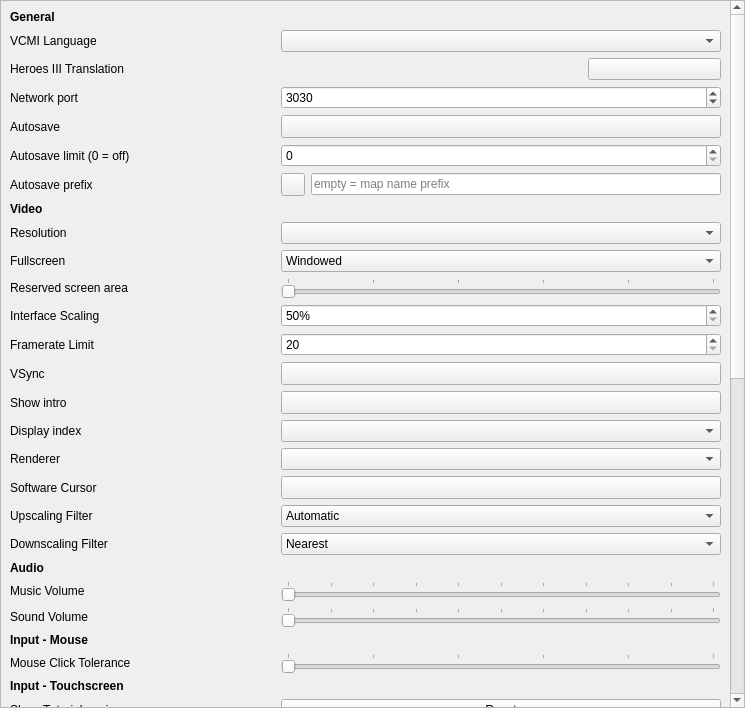
<?xml version="1.0" encoding="UTF-8"?>
<ui version="4.0">
 <class>CSettingsView</class>
 <widget class="QWidget" name="CSettingsView">
  <property name="geometry">
   <rect>
    <x>0</x>
    <y>0</y>
    <width>745</width>
    <height>708</height>
   </rect>
  </property>
  <property name="windowTitle">
   <string/>
  </property>
  <layout class="QHBoxLayout" name="horizontalLayout">
   <property name="leftMargin">
    <number>0</number>
   </property>
   <property name="topMargin">
    <number>0</number>
   </property>
   <property name="rightMargin">
    <number>0</number>
   </property>
   <property name="bottomMargin">
    <number>0</number>
   </property>
   <item>
    <widget class="QScrollArea" name="settingsScrollArea">
     <property name="sizePolicy">
      <sizepolicy hsizetype="Expanding" vsizetype="Expanding">
       <horstretch>100</horstretch>
       <verstretch>0</verstretch>
      </sizepolicy>
     </property>
     <property name="verticalScrollBarPolicy">
      <enum>Qt::ScrollBarAlwaysOn</enum>
     </property>
     <property name="horizontalScrollBarPolicy">
      <enum>Qt::ScrollBarAlwaysOff</enum>
     </property>
     <property name="widgetResizable">
      <bool>true</bool>
     </property>
     <widget class="QWidget" name="scrollAreaWidgetContents">
      <property name="geometry">
       <rect>
        <x>0</x>
        <y>0</y>
        <width>729</width>
        <height>1396</height>
       </rect>
      </property>
      <layout class="QGridLayout" name="gridLayout" columnstretch="2,0,1,1,1">
       <item row="0" column="0">
        <widget class="QLabel" name="labelGeneral">
         <property name="font">
          <font>
           <bold>true</bold>
          </font>
         </property>
         <property name="text">
          <string>General</string>
         </property>
         <property name="margin">
          <number>5</number>
         </property>
        </widget>
       </item>
       <item row="46" column="1" colspan="4">
        <widget class="QComboBox" name="comboBoxEnemyAI">
         <property name="editable">
          <bool>false</bool>
         </property>
         <property name="currentText">
          <string notr="true">BattleAI</string>
         </property>
         <item>
          <property name="text">
           <string notr="true">BattleAI</string>
          </property>
         </item>
         <item>
          <property name="text">
           <string notr="true">StupidAI</string>
          </property>
         </item>
        </widget>
       </item>
       <item row="39" column="0">
        <widget class="QLabel" name="labelControllerSticksAcceleration">
         <property name="text">
          <string>Sticks Acceleration</string>
         </property>
        </widget>
       </item>
       <item row="49" column="2" colspan="3">
        <widget class="QPushButton" name="refreshRepositoriesButton">
         <property name="text">
          <string>Refresh now</string>
         </property>
        </widget>
       </item>
       <item row="4" column="4">
        <widget class="QPushButton" name="pushButtonTranslation">
         <property name="text">
          <string/>
         </property>
        </widget>
       </item>
       <item row="13" column="1" colspan="4">
        <widget class="QSpinBox" name="spinBoxInterfaceScaling">
         <property name="suffix">
          <string>%</string>
         </property>
         <property name="minimum">
          <number>50</number>
         </property>
         <property name="maximum">
          <number>400</number>
         </property>
         <property name="singleStep">
          <number>10</number>
         </property>
        </widget>
       </item>
       <item row="12" column="0">
        <widget class="QLabel" name="labelReservedArea">
         <property name="text">
          <string>Reserved screen area</string>
         </property>
        </widget>
       </item>
       <item row="52" column="0">
        <widget class="QLabel" name="labelGameLobbyHost">
         <property name="text">
          <string>Online Lobby address</string>
         </property>
        </widget>
       </item>
       <item row="43" column="1" colspan="4">
        <widget class="QComboBox" name="comboBoxAlliedPlayerAI">
         <property name="currentText">
          <string notr="true">VCAI</string>
         </property>
         <item>
          <property name="text">
           <string notr="true">VCAI</string>
          </property>
         </item>
         <item>
          <property name="text">
           <string notr="true">Nullkiller</string>
          </property>
         </item>
        </widget>
       </item>
       <item row="16" column="1" colspan="4">
        <widget class="QToolButton" name="buttonVSync">
         <property name="sizePolicy">
          <sizepolicy hsizetype="Minimum" vsizetype="Fixed">
           <horstretch>0</horstretch>
           <verstretch>0</verstretch>
          </sizepolicy>
         </property>
         <property name="text">
          <string/>
         </property>
         <property name="checkable">
          <bool>true</bool>
         </property>
        </widget>
       </item>
       <item row="25" column="1" colspan="4">
        <widget class="QSlider" name="sliderMusicVolume">
         <property name="maximum">
          <number>100</number>
         </property>
         <property name="orientation">
          <enum>Qt::Horizontal</enum>
         </property>
         <property name="tickPosition">
          <enum>QSlider::TicksAbove</enum>
         </property>
         <property name="tickInterval">
          <number>10</number>
         </property>
        </widget>
       </item>
       <item row="6" column="1" colspan="4">
        <widget class="QToolButton" name="buttonAutoSave">
         <property name="sizePolicy">
          <sizepolicy hsizetype="Minimum" vsizetype="Fixed">
           <horstretch>0</horstretch>
           <verstretch>0</verstretch>
          </sizepolicy>
         </property>
         <property name="text">
          <string/>
         </property>
         <property name="checkable">
          <bool>true</bool>
         </property>
        </widget>
       </item>
       <item row="1" column="0">
        <widget class="QLabel" name="labelLanguage">
         <property name="text">
          <string>VCMI Language</string>
         </property>
        </widget>
       </item>
       <item row="12" column="1" colspan="4">
        <widget class="QSlider" name="sliderReservedArea">
         <property name="maximum">
          <number>25</number>
         </property>
         <property name="orientation">
          <enum>Qt::Horizontal</enum>
         </property>
         <property name="tickPosition">
          <enum>QSlider::TicksAbove</enum>
         </property>
         <property name="tickInterval">
          <number>5</number>
         </property>
        </widget>
       </item>
       <item row="8" column="1">
        <widget class="QToolButton" name="buttonAutoSavePrefix">
         <property name="sizePolicy">
          <sizepolicy hsizetype="Minimum" vsizetype="Fixed">
           <horstretch>0</horstretch>
           <verstretch>0</verstretch>
          </sizepolicy>
         </property>
         <property name="text">
          <string/>
         </property>
         <property name="checkable">
          <bool>true</bool>
         </property>
        </widget>
       </item>
       <item row="50" column="0">
        <widget class="QLabel" name="labelRepositoryDefault">
         <property name="text">
          <string>Default repository</string>
         </property>
        </widget>
       </item>
       <item row="5" column="1" colspan="4">
        <widget class="QSpinBox" name="spinBoxNetworkPort">
         <property name="minimum">
          <number>1024</number>
         </property>
         <property name="maximum">
          <number>65535</number>
         </property>
         <property name="value">
          <number>3030</number>
         </property>
        </widget>
       </item>
       <item row="4" column="0">
        <widget class="QLabel" name="labelTranslation">
         <property name="text">
          <string>Heroes III Translation</string>
         </property>
        </widget>
       </item>
       <item row="32" column="1" colspan="4">
        <widget class="QSlider" name="sliderRelativeCursorSpeed">
         <property name="minimum">
          <number>100</number>
         </property>
         <property name="maximum">
          <number>300</number>
         </property>
         <property name="orientation">
          <enum>Qt::Horizontal</enum>
         </property>
         <property name="tickPosition">
          <enum>QSlider::TicksAbove</enum>
         </property>
         <property name="tickInterval">
          <number>25</number>
         </property>
        </widget>
       </item>
       <item row="20" column="0">
        <widget class="QLabel" name="labelRendererType">
         <property name="text">
          <string>Renderer</string>
         </property>
        </widget>
       </item>
       <item row="41" column="0">
        <widget class="QLabel" name="labelArtificialIntelligence">
         <property name="font">
          <font>
           <bold>true</bold>
          </font>
         </property>
         <property name="text">
          <string>Artificial Intelligence</string>
         </property>
         <property name="margin">
          <number>5</number>
         </property>
        </widget>
       </item>
       <item row="31" column="0">
        <widget class="QLabel" name="labelRelativeCursorMode">
         <property name="text">
          <string>Use Relative Pointer Mode</string>
         </property>
        </widget>
       </item>
       <item row="11" column="0">
        <widget class="QLabel" name="labelFullScreen">
         <property name="text">
          <string>Fullscreen</string>
         </property>
        </widget>
       </item>
       <item row="45" column="0">
        <widget class="QLabel" name="labelFriendlyAI">
         <property name="text">
          <string>Autocombat AI in battles</string>
         </property>
        </widget>
       </item>
       <item row="19" column="0">
        <widget class="QLabel" name="labelDisplayIndex">
         <property name="text">
          <string>Display index</string>
         </property>
        </widget>
       </item>
       <item row="34" column="0">
        <widget class="QLabel" name="labelLongTouchDuration">
         <property name="text">
          <string>Long Touch Duration</string>
         </property>
        </widget>
       </item>
       <item row="38" column="0">
        <widget class="QLabel" name="labelControllerSticksSensitivity">
         <property name="text">
          <string>Sticks Sensitivity</string>
         </property>
        </widget>
       </item>
       <item row="36" column="0">
        <widget class="QLabel" name="labelToleranceDistanceTouch">
         <property name="text">
          <string>Touch Tap Tolerance</string>
         </property>
        </widget>
       </item>
       <item row="51" column="2" colspan="3">
        <widget class="QLineEdit" name="lineEditRepositoryExtra">
         <property name="text">
          <string notr="true"/>
         </property>
        </widget>
       </item>
       <item row="26" column="1" colspan="4">
        <widget class="QSlider" name="sliderSoundVolume">
         <property name="maximum">
          <number>100</number>
         </property>
         <property name="orientation">
          <enum>Qt::Horizontal</enum>
         </property>
         <property name="tickPosition">
          <enum>QSlider::TicksAbove</enum>
         </property>
         <property name="tickInterval">
          <number>10</number>
         </property>
        </widget>
       </item>
       <item row="11" column="1" colspan="4">
        <widget class="QComboBox" name="comboBoxFullScreen">
         <property name="toolTip">
          <string>Select display mode for game

Windowed - game will run inside a window that covers part of your screen

Borderless Windowed Mode - game will run in a window that covers entirely of your screen, using same resolution as your screen.

Fullscreen Exclusive Mode - game will cover entirety of your screen and will use selected resolution.</string>
         </property>
         <property name="currentIndex">
          <number>0</number>
         </property>
         <item>
          <property name="text">
           <string>Windowed</string>
          </property>
         </item>
         <item>
          <property name="text">
           <string>Borderless fullscreen</string>
          </property>
         </item>
         <item>
          <property name="text">
           <string>Exclusive fullscreen</string>
          </property>
         </item>
        </widget>
       </item>
       <item row="50" column="1">
        <widget class="QToolButton" name="buttonRepositoryDefault">
         <property name="enabled">
          <bool>true</bool>
         </property>
         <property name="sizePolicy">
          <sizepolicy hsizetype="Minimum" vsizetype="Fixed">
           <horstretch>0</horstretch>
           <verstretch>0</verstretch>
          </sizepolicy>
         </property>
         <property name="text">
          <string/>
         </property>
         <property name="checkable">
          <bool>true</bool>
         </property>
         <property name="checked">
          <bool>false</bool>
         </property>
        </widget>
       </item>
       <item row="50" column="2" colspan="3">
        <widget class="QLineEdit" name="lineEditRepositoryDefault">
         <property name="text">
          <string notr="true"/>
         </property>
         <property name="readOnly">
          <bool>true</bool>
         </property>
        </widget>
       </item>
       <item row="18" column="0">
        <widget class="QLabel" name="labelShowIntro">
         <property name="text">
          <string>Show intro</string>
         </property>
        </widget>
       </item>
       <item row="19" column="1" colspan="4">
        <widget class="QComboBox" name="comboBoxDisplayIndex"/>
       </item>
       <item row="36" column="1" colspan="4">
        <widget class="QSlider" name="sliderToleranceDistanceTouch">
         <property name="minimum">
          <number>0</number>
         </property>
         <property name="maximum">
          <number>50</number>
         </property>
         <property name="singleStep">
          <number>1</number>
         </property>
         <property name="pageStep">
          <number>10</number>
         </property>
         <property name="value">
          <number>0</number>
         </property>
         <property name="orientation">
          <enum>Qt::Horizontal</enum>
         </property>
         <property name="tickPosition">
          <enum>QSlider::TicksAbove</enum>
         </property>
         <property name="tickInterval">
          <number>10</number>
         </property>
        </widget>
       </item>
       <item row="53" column="0">
        <widget class="QLabel" name="labelNetworkPortLobby">
         <property name="text">
          <string>Online Lobby port</string>
         </property>
        </widget>
       </item>
       <item row="21" column="1" colspan="4">
        <widget class="QToolButton" name="buttonCursorType">
         <property name="sizePolicy">
          <sizepolicy hsizetype="Minimum" vsizetype="Fixed">
           <horstretch>0</horstretch>
           <verstretch>0</verstretch>
          </sizepolicy>
         </property>
         <property name="text">
          <string/>
         </property>
         <property name="checkable">
          <bool>true</bool>
         </property>
        </widget>
       </item>
       <item row="7" column="1" colspan="4">
        <widget class="QSpinBox" name="spinBoxAutoSaveLimit"/>
       </item>
       <item row="9" column="0">
        <widget class="QLabel" name="labelVideo">
         <property name="font">
          <font>
           <bold>true</bold>
          </font>
         </property>
         <property name="text">
          <string>Video</string>
         </property>
         <property name="margin">
          <number>5</number>
         </property>
        </widget>
       </item>
       <item row="24" column="0">
        <widget class="QLabel" name="labelAudio">
         <property name="font">
          <font>
           <bold>true</bold>
          </font>
         </property>
         <property name="text">
          <string>Audio</string>
         </property>
         <property name="margin">
          <number>5</number>
         </property>
        </widget>
       </item>
       <item row="51" column="1">
        <widget class="QToolButton" name="buttonRepositoryExtra">
         <property name="sizePolicy">
          <sizepolicy hsizetype="Minimum" vsizetype="Fixed">
           <horstretch>0</horstretch>
           <verstretch>0</verstretch>
          </sizepolicy>
         </property>
         <property name="text">
          <string/>
         </property>
         <property name="checkable">
          <bool>true</bool>
         </property>
         <property name="checked">
          <bool>false</bool>
         </property>
        </widget>
       </item>
       <item row="38" column="1" colspan="4">
        <widget class="QSlider" name="sliderControllerSticksSensitivity">
         <property name="minimum">
          <number>500</number>
         </property>
         <property name="maximum">
          <number>2500</number>
         </property>
         <property name="singleStep">
          <number>25</number>
         </property>
         <property name="pageStep">
          <number>250</number>
         </property>
         <property name="value">
          <number>500</number>
         </property>
         <property name="orientation">
          <enum>Qt::Horizontal</enum>
         </property>
         <property name="tickPosition">
          <enum>QSlider::TicksAbove</enum>
         </property>
         <property name="tickInterval">
          <number>250</number>
         </property>
        </widget>
       </item>
       <item row="16" column="0">
        <widget class="QLabel" name="labelVSync">
         <property name="text">
          <string>VSync</string>
         </property>
        </widget>
       </item>
       <item row="4" column="1" colspan="3">
        <widget class="QLabel" name="labelTranslationStatus">
         <property name="text">
          <string/>
         </property>
        </widget>
       </item>
       <item row="23" column="1" colspan="4">
        <widget class="QComboBox" name="comboBoxDownscalingFilter">
         <item>
          <property name="text">
           <string>Nearest</string>
          </property>
         </item>
         <item>
          <property name="text">
           <string>Linear</string>
          </property>
         </item>
         <item>
          <property name="text">
           <string>Automatic (Linear)</string>
          </property>
         </item>
        </widget>
       </item>
       <item row="45" column="1" colspan="4">
        <widget class="QComboBox" name="comboBoxFriendlyAI">
         <property name="editable">
          <bool>false</bool>
         </property>
         <property name="currentText">
          <string notr="true">BattleAI</string>
         </property>
         <item>
          <property name="text">
           <string notr="true">BattleAI</string>
          </property>
         </item>
         <item>
          <property name="text">
           <string notr="true">StupidAI</string>
          </property>
         </item>
        </widget>
       </item>
       <item row="49" column="0">
        <widget class="QLabel" name="labelAutoCheck">
         <property name="text">
          <string>Check on startup</string>
         </property>
        </widget>
       </item>
       <item row="28" column="1" colspan="4">
        <widget class="QSlider" name="slideToleranceDistanceMouse">
         <property name="minimum">
          <number>0</number>
         </property>
         <property name="maximum">
          <number>50</number>
         </property>
         <property name="singleStep">
          <number>1</number>
         </property>
         <property name="pageStep">
          <number>10</number>
         </property>
         <property name="value">
          <number>0</number>
         </property>
         <property name="orientation">
          <enum>Qt::Horizontal</enum>
         </property>
         <property name="tickPosition">
          <enum>QSlider::TicksAbove</enum>
         </property>
         <property name="tickInterval">
          <number>10</number>
         </property>
        </widget>
       </item>
       <item row="18" column="1" colspan="4">
        <widget class="QToolButton" name="buttonShowIntro">
         <property name="sizePolicy">
          <sizepolicy hsizetype="Minimum" vsizetype="Fixed">
           <horstretch>0</horstretch>
           <verstretch>0</verstretch>
          </sizepolicy>
         </property>
         <property name="text">
          <string/>
         </property>
         <property name="checkable">
          <bool>true</bool>
         </property>
        </widget>
       </item>
       <item row="34" column="1" colspan="4">
        <widget class="QSlider" name="sliderLongTouchDuration">
         <property name="minimum">
          <number>500</number>
         </property>
         <property name="maximum">
          <number>2000</number>
         </property>
         <property name="singleStep">
          <number>250</number>
         </property>
         <property name="pageStep">
          <number>250</number>
         </property>
         <property name="orientation">
          <enum>Qt::Horizontal</enum>
         </property>
         <property name="tickPosition">
          <enum>QSlider::TicksAbove</enum>
         </property>
         <property name="tickInterval">
          <number>250</number>
         </property>
        </widget>
       </item>
       <item row="1" column="1" colspan="4">
        <widget class="QComboBox" name="comboBoxLanguage"/>
       </item>
       <item row="53" column="1" colspan="4">
        <widget class="QSpinBox" name="spinBoxNetworkPortLobby">
         <property name="minimum">
          <number>1024</number>
         </property>
         <property name="maximum">
          <number>65535</number>
         </property>
         <property name="value">
          <number>3030</number>
         </property>
        </widget>
       </item>
       <item row="46" column="0">
        <widget class="QLabel" name="labelEnemyAI">
         <property name="text">
          <string>Enemy AI in battles</string>
         </property>
        </widget>
       </item>
       <item row="29" column="0">
        <widget class="QLabel" name="labelInputMouse_2">
         <property name="font">
          <font>
           <bold>true</bold>
          </font>
         </property>
         <property name="text">
          <string>Input - Touchscreen</string>
         </property>
         <property name="margin">
          <number>5</number>
         </property>
        </widget>
       </item>
       <item row="8" column="0">
        <widget class="QLabel" name="labelAutoSavePrefix">
         <property name="text">
          <string>Autosave prefix</string>
         </property>
        </widget>
       </item>
       <item row="48" column="0">
        <widget class="QLabel" name="labelIgnoreSslErrors">
         <property name="text">
          <string>Ignore SSL errors</string>
         </property>
        </widget>
       </item>
       <item row="10" column="1" colspan="4">
        <widget class="QComboBox" name="comboBoxResolution"/>
       </item>
       <item row="7" column="0">
        <widget class="QLabel" name="labelAutoSaveLimit">
         <property name="text">
          <string>Autosave limit (0 = off)</string>
         </property>
        </widget>
       </item>
       <item row="52" column="1" colspan="4">
        <widget class="QLineEdit" name="lineEditGameLobbyHost">
         <property name="text">
          <string notr="true"/>
         </property>
        </widget>
       </item>
       <item row="6" column="0">
        <widget class="QLabel" name="labelAutoSave">
         <property name="text">
          <string>Autosave</string>
         </property>
        </widget>
       </item>
       <item row="33" column="0">
        <widget class="QLabel" name="labelHapticFeedback">
         <property name="text">
          <string>Haptic Feedback</string>
         </property>
        </widget>
       </item>
       <item row="33" column="1" colspan="4">
        <widget class="QToolButton" name="buttonHapticFeedback">
         <property name="sizePolicy">
          <sizepolicy hsizetype="Minimum" vsizetype="Fixed">
           <horstretch>0</horstretch>
           <verstretch>0</verstretch>
          </sizepolicy>
         </property>
         <property name="text">
          <string/>
         </property>
         <property name="checkable">
          <bool>true</bool>
         </property>
        </widget>
       </item>
       <item row="51" column="0">
        <widget class="QLabel" name="labelRepositoryExtra">
         <property name="text">
          <string>Additional repository</string>
         </property>
        </widget>
       </item>
       <item row="28" column="0">
        <widget class="QLabel" name="labelToleranceDistanceMouse">
         <property name="text">
          <string>Mouse Click Tolerance</string>
         </property>
        </widget>
       </item>
       <item row="21" column="0">
        <widget class="QLabel" name="labelCursorType">
         <property name="text">
          <string>Software Cursor</string>
         </property>
        </widget>
       </item>
       <item row="32" column="0">
        <widget class="QLabel" name="labelRelativeCursorSpeed">
         <property name="text">
          <string>Relative Pointer Speed</string>
         </property>
        </widget>
       </item>
       <item row="47" column="0">
        <widget class="QLabel" name="labelNetwork">
         <property name="font">
          <font>
           <bold>true</bold>
          </font>
         </property>
         <property name="text">
          <string>Network</string>
         </property>
         <property name="margin">
          <number>5</number>
         </property>
        </widget>
       </item>
       <item row="5" column="0">
        <widget class="QLabel" name="labelNetworkPort">
         <property name="text">
          <string>Network port</string>
         </property>
        </widget>
       </item>
       <item row="48" column="1" colspan="4">
        <widget class="QToolButton" name="buttonIgnoreSslErrors">
         <property name="enabled">
          <bool>true</bool>
         </property>
         <property name="sizePolicy">
          <sizepolicy hsizetype="Minimum" vsizetype="Fixed">
           <horstretch>0</horstretch>
           <verstretch>0</verstretch>
          </sizepolicy>
         </property>
         <property name="text">
          <string/>
         </property>
         <property name="checkable">
          <bool>true</bool>
         </property>
         <property name="checked">
          <bool>false</bool>
         </property>
        </widget>
       </item>
       <item row="23" column="0">
        <widget class="QLabel" name="labelDownscalingFilter">
         <property name="text">
          <string>Downscaling Filter</string>
         </property>
        </widget>
       </item>
       <item row="42" column="0">
        <widget class="QLabel" name="labelEnemyPlayerAI">
         <property name="text">
          <string>Adventure Map Enemies</string>
         </property>
        </widget>
       </item>
       <item row="44" column="1" colspan="4">
        <widget class="QComboBox" name="comboBoxNeutralAI">
         <property name="currentText">
          <string notr="true">BattleAI</string>
         </property>
         <item>
          <property name="text">
           <string notr="true">BattleAI</string>
          </property>
         </item>
         <item>
          <property name="text">
           <string notr="true">StupidAI</string>
          </property>
         </item>
        </widget>
       </item>
       <item row="44" column="0">
        <widget class="QLabel" name="labelNeutralAI">
         <property name="text">
          <string>Neutral AI in battles</string>
         </property>
        </widget>
       </item>
       <item row="43" column="0">
        <widget class="QLabel" name="labelAlliedPlayerAI">
         <property name="text">
          <string>Adventure Map Allies</string>
         </property>
        </widget>
       </item>
       <item row="27" column="0">
        <widget class="QLabel" name="labelInputMouse">
         <property name="font">
          <font>
           <bold>true</bold>
          </font>
         </property>
         <property name="text">
          <string>Input - Mouse</string>
         </property>
         <property name="margin">
          <number>5</number>
         </property>
        </widget>
       </item>
       <item row="49" column="1">
        <widget class="QToolButton" name="buttonAutoCheck">
         <property name="enabled">
          <bool>true</bool>
         </property>
         <property name="sizePolicy">
          <sizepolicy hsizetype="Minimum" vsizetype="Fixed">
           <horstretch>0</horstretch>
           <verstretch>0</verstretch>
          </sizepolicy>
         </property>
         <property name="text">
          <string/>
         </property>
         <property name="checkable">
          <bool>true</bool>
         </property>
         <property name="checked">
          <bool>false</bool>
         </property>
        </widget>
       </item>
       <item row="20" column="1" colspan="4">
        <widget class="QComboBox" name="comboBoxRendererType"/>
       </item>
       <item row="15" column="1" colspan="4">
        <widget class="QSpinBox" name="spinBoxFramerateLimit">
         <property name="minimum">
          <number>20</number>
         </property>
         <property name="maximum">
          <number>1000</number>
         </property>
         <property name="singleStep">
          <number>10</number>
         </property>
        </widget>
       </item>
       <item row="42" column="1" colspan="4">
        <widget class="QComboBox" name="comboBoxEnemyPlayerAI">
         <property name="currentText">
          <string notr="true">VCAI</string>
         </property>
         <item>
          <property name="text">
           <string notr="true">VCAI</string>
          </property>
         </item>
         <item>
          <property name="text">
           <string notr="true">Nullkiller</string>
          </property>
         </item>
        </widget>
       </item>
       <item row="8" column="2" colspan="3">
        <widget class="QLineEdit" name="lineEditAutoSavePrefix">
         <property name="placeholderText">
          <string>empty = map name prefix</string>
         </property>
        </widget>
       </item>
       <item row="37" column="0">
        <widget class="QLabel" name="labelInputMouse_3">
         <property name="font">
          <font>
           <bold>true</bold>
          </font>
         </property>
         <property name="text">
          <string>Input - Controller</string>
         </property>
         <property name="margin">
          <number>5</number>
         </property>
        </widget>
       </item>
       <item row="15" column="0">
        <widget class="QLabel" name="labelFramerateLimit">
         <property name="text">
          <string>Framerate Limit</string>
         </property>
        </widget>
       </item>
       <item row="40" column="0">
        <widget class="QLabel" name="labelToleranceDistanceController">
         <property name="text">
          <string>Controller Click Tolerance</string>
         </property>
        </widget>
       </item>
       <item row="39" column="1" colspan="4">
        <widget class="QSlider" name="sliderControllerSticksAcceleration">
         <property name="minimum">
          <number>100</number>
         </property>
         <property name="maximum">
          <number>500</number>
         </property>
         <property name="singleStep">
          <number>10</number>
         </property>
         <property name="pageStep">
          <number>100</number>
         </property>
         <property name="value">
          <number>100</number>
         </property>
         <property name="orientation">
          <enum>Qt::Horizontal</enum>
         </property>
         <property name="tickPosition">
          <enum>QSlider::TicksAbove</enum>
         </property>
         <property name="tickInterval">
          <number>50</number>
         </property>
        </widget>
       </item>
       <item row="13" column="0">
        <widget class="QLabel" name="labelInterfaceScaling">
         <property name="text">
          <string>Interface Scaling</string>
         </property>
        </widget>
       </item>
       <item row="10" column="0">
        <widget class="QLabel" name="labelResolution">
         <property name="text">
          <string>Resolution</string>
         </property>
        </widget>
       </item>
       <item row="26" column="0">
        <widget class="QLabel" name="labelSoundVolume">
         <property name="text">
          <string>Sound Volume</string>
         </property>
        </widget>
       </item>
       <item row="40" column="1" colspan="4">
        <widget class="QSlider" name="sliderToleranceDistanceController">
         <property name="minimum">
          <number>0</number>
         </property>
         <property name="maximum">
          <number>50</number>
         </property>
         <property name="singleStep">
          <number>1</number>
         </property>
         <property name="pageStep">
          <number>10</number>
         </property>
         <property name="value">
          <number>0</number>
         </property>
         <property name="orientation">
          <enum>Qt::Horizontal</enum>
         </property>
         <property name="tickPosition">
          <enum>QSlider::TicksAbove</enum>
         </property>
         <property name="tickInterval">
          <number>10</number>
         </property>
        </widget>
       </item>
       <item row="31" column="1" colspan="4">
        <widget class="QToolButton" name="buttonRelativeCursorMode">
         <property name="sizePolicy">
          <sizepolicy hsizetype="Minimum" vsizetype="Fixed">
           <horstretch>0</horstretch>
           <verstretch>0</verstretch>
          </sizepolicy>
         </property>
         <property name="text">
          <string/>
         </property>
         <property name="checkable">
          <bool>true</bool>
         </property>
        </widget>
       </item>
       <item row="25" column="0">
        <widget class="QLabel" name="labelMusicVolume">
         <property name="text">
          <string>Music Volume</string>
         </property>
        </widget>
       </item>
       <item row="30" column="0">
        <widget class="QLabel" name="labelResetTutorialTouchscreen">
         <property name="text">
          <string>Show Tutorial again</string>
         </property>
        </widget>
       </item>
       <item row="30" column="1" colspan="4">
        <widget class="QPushButton" name="pushButtonResetTutorialTouchscreen">
         <property name="text">
          <string>Reset</string>
         </property>
        </widget>
       </item>
       <item row="22" column="0">
        <widget class="QLabel" name="labelUpscalingFilter">
         <property name="text">
          <string>Upscaling Filter</string>
         </property>
        </widget>
       </item>
       <item row="22" column="1" colspan="4">
        <widget class="QComboBox" name="comboBoxUpscalingFilter">
         <item>
          <property name="text">
           <string>Automatic</string>
          </property>
         </item>
         <item>
          <property name="text">
           <string>None</string>
          </property>
         </item>
         <item>
          <property name="text">
           <string>xBRZ x2</string>
          </property>
         </item>
         <item>
          <property name="text">
           <string>xBRZ x3</string>
          </property>
         </item>
         <item>
          <property name="text">
           <string>xBRZ x4</string>
          </property>
         </item>
        </widget>
       </item>
      </layout>
     </widget>
    </widget>
   </item>
  </layout>
 </widget>
 <resources/>
 <connections/>
</ui>
